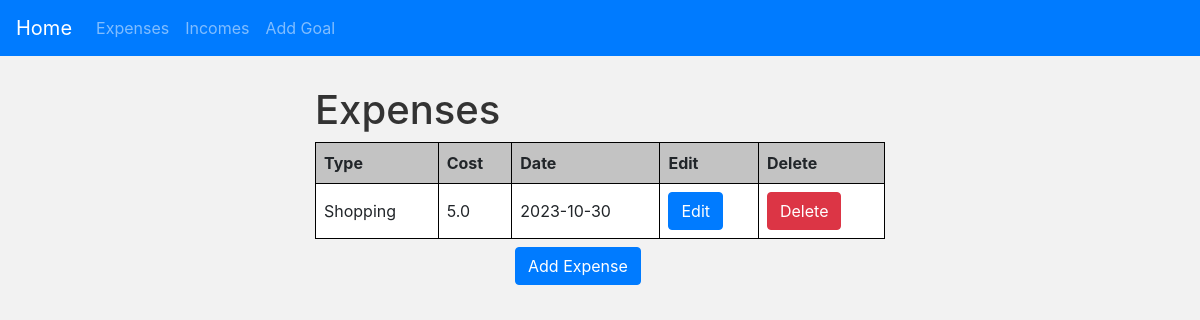
Before: /expenses with the older database file.
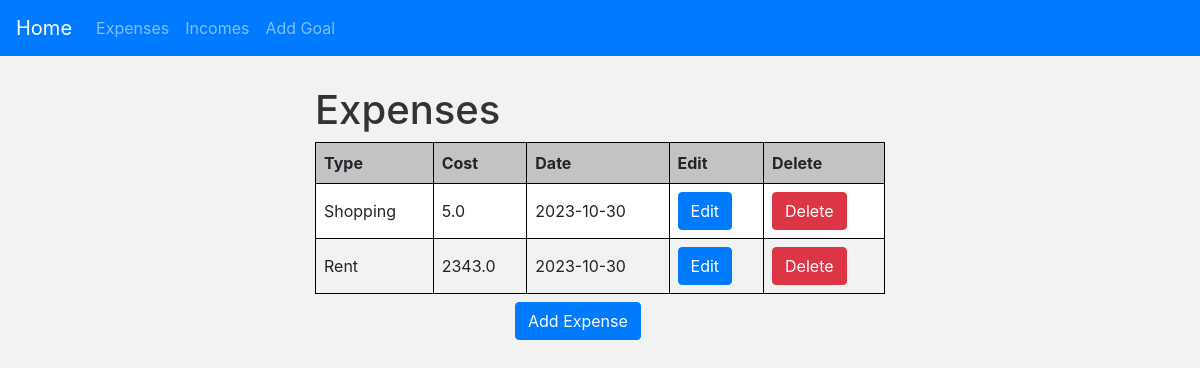
After: the same page with the newer database file.
### app/models.py (models this page shows)
class Expenses(db.Model):
    Expense_id = db.Column(db.Integer, primary_key=True)
    type = db.Column(db.String(500))
    cost = db.Column(db.Float)
    date = db.Column(db.Date)

### app/views.py (the view)
@app.route('/expenses')
def expenses():
    expenses = Expenses.query.all()
    return render_template('expenses.html',
                           title='Expenses',
                           expenses=expenses,
                           button_url=url_for('add_expense'))

### app/templates/expenses.html
{% extends "non_home.html" %}
{% block page_content %}
<h1>Expenses</h1>
<table>
    <tr>
        <th>Type</th>
        <th>Cost</th>
        <th>Date</th>
        <th>Edit</th>
        <th>Delete</th>
    </tr>
    {% for expense in expenses %}
    <tr>
        <td>{{ expense.type }}</td>
        <td>{{ expense.cost }}</td>
        <td>{{ expense.date }}</td>
        <td><a href="{{ url_for('edit_expense', expense_id=expense.Expense_id) }}" class="btn btn-primary">Edit</a></td>
        <td><a href="{{ url_for('delete_expense', expense_id=expense.Expense_id) }}" class="btn btn-danger">Delete</a></td>
    </tr>
    {% endfor %}
</table>
<div class="row">
  <div class="col-4"></div>
  <div class="col-4">
      <a href="{{ button_url }}" class="btn btn-primary mt-2">Add Expense</a>
  </div>
</div>
{% endblock %}

Changed rows visible on the page:
added Expenses: type "Rent", cost "2343.0", date "2023-10-30"
